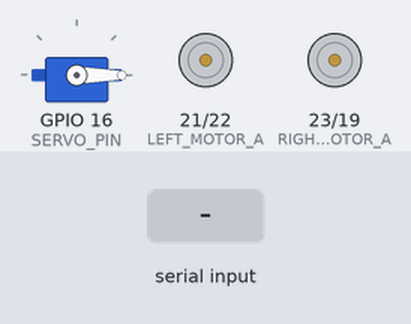
The sketch below on a simulated ESP32. On the bench: servo, motor-driver pin pairs drawn as motors (green arrow = first pin HIGH = forward, orange = second pin HIGH = backward, longer = more drive). The inputs (shaded band) are chosen by the test bench. Nothing arrives over Bluetooth unless stated.

Above: at 1.2 s.
1.3 s: "F" received over the second serial link
At 1.6 s:
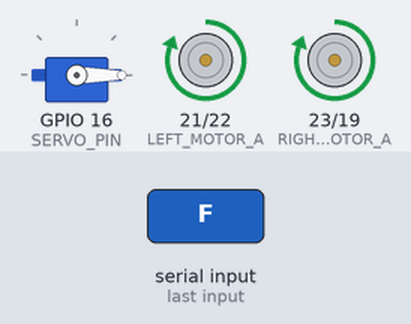
2.8 s: "B" received over the second serial link
At 3.9 s:
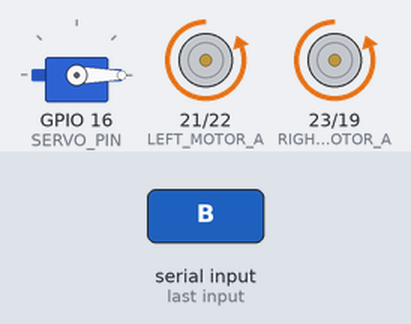
4.3 s: "L" received over the second serial link
At 5.1 s:
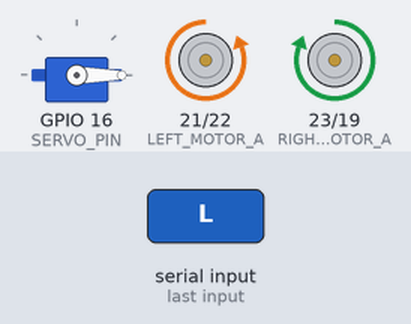
5.8 s: "R" received over the second serial link
At 6.2 s:
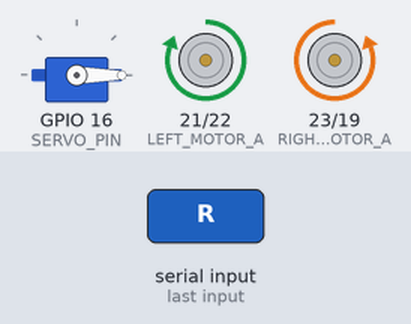
7.3 s: "K" received over the second serial link
At 7.55 s:
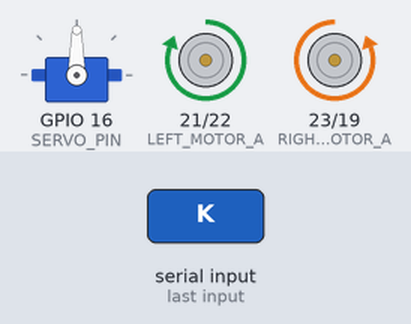
9.3 s: "S" received over the second serial link
At 10.1 s:
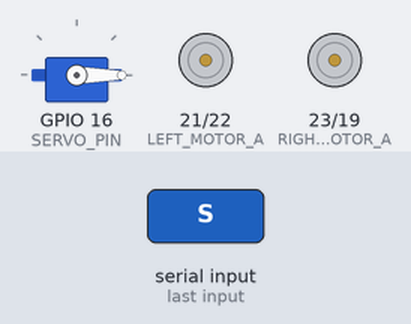
Timing chart, 0 to 11.8 s (numbered marks = the images above; inputs shaded):
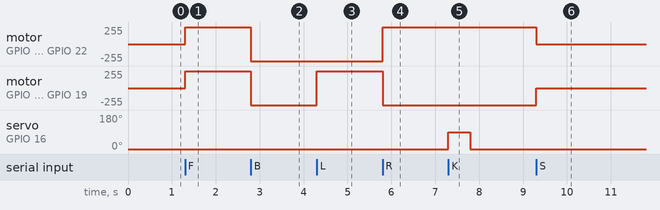

The sketch:

Parcel_delivery_car.ino
```cpp
#include <Servo.h>
#include <BluetoothSerial.h>

BluetoothSerial SerialBT;

#define LEFT_MOTOR_A 21
#define LEFT_MOTOR_B 22
#define RIGHT_MOTOR_A 23
#define RIGHT_MOTOR_B 19
#define SERVO_PIN 16

Servo kicker;

void setup() {
  Serial.begin(115200);
  SerialBT.begin("SnackCart"); // Bluetooth device name

  // Motor pins
  pinMode(LEFT_MOTOR_A, OUTPUT);
  pinMode(LEFT_MOTOR_B, OUTPUT);
  pinMode(RIGHT_MOTOR_A, OUTPUT);
  pinMode(RIGHT_MOTOR_B, OUTPUT);

  // Servo setup
  kicker.attach(SERVO_PIN);
  kicker.write(0); // Initial position
}

void loop() {
  if (SerialBT.available()) {
    char cmd = SerialBT.read();
    switch (cmd) {
      case 'F': forward(); break;
      case 'B': backward(); break;
      case 'L': left(); break;
      case 'R': right(); break;
      case 'S': stopMotors(); break;
      case 'K': kickSnack(); break;
    }
  }
}

void forward() {
  digitalWrite(LEFT_MOTOR_A, HIGH);
  digitalWrite(LEFT_MOTOR_B, LOW);
  digitalWrite(RIGHT_MOTOR_A, HIGH);
  digitalWrite(RIGHT_MOTOR_B, LOW);
}

void backward() {
  digitalWrite(LEFT_MOTOR_A, LOW);
  digitalWrite(LEFT_MOTOR_B, HIGH);
  digitalWrite(RIGHT_MOTOR_A, LOW);
  digitalWrite(RIGHT_MOTOR_B, HIGH);
}

void left() {
  digitalWrite(LEFT_MOTOR_A, LOW);
  digitalWrite(LEFT_MOTOR_B, HIGH);
  digitalWrite(RIGHT_MOTOR_A, HIGH);
  digitalWrite(RIGHT_MOTOR_B, LOW);
}

void right() {
  digitalWrite(LEFT_MOTOR_A, HIGH);
  digitalWrite(LEFT_MOTOR_B, LOW);
  digitalWrite(RIGHT_MOTOR_A, LOW);
  digitalWrite(RIGHT_MOTOR_B, HIGH);
}

void stopMotors() {
  digitalWrite(LEFT_MOTOR_A, LOW);
  digitalWrite(LEFT_MOTOR_B, LOW);
  digitalWrite(RIGHT_MOTOR_A, LOW);
  digitalWrite(RIGHT_MOTOR_B, LOW);
}

void kickSnack() {
  kicker.write(90);   // Rotate servo to “kick”
  delay(500);         // Hold position
  kicker.write(0);    // Return servo
}
```

Measured:
- after the input at 1.3 s, motor on GPIO 21 (LEFT_MOTOR_A) / GPIO 22 (LEFT_MOTOR_B), motor on GPIO 23 (RIGHT_MOTOR_A) / GPIO 19 (RIGHT_MOTOR_B): stopped → forward 255/255 at once
- after the input at 2.8 s, motor on GPIO 21 (LEFT_MOTOR_A) / GPIO 22 (LEFT_MOTOR_B), motor on GPIO 23 (RIGHT_MOTOR_A) / GPIO 19 (RIGHT_MOTOR_B): forward 255/255 → backward 255/255 at once
- after the input at 4.3 s, motor on GPIO 23 (RIGHT_MOTOR_A) / GPIO 19 (RIGHT_MOTOR_B): backward 255/255 → forward 255/255 at once
- after the input at 5.8 s, motor on GPIO 21 (LEFT_MOTOR_A) / GPIO 22 (LEFT_MOTOR_B): backward 255/255 → forward 255/255 at once; motor on GPIO 23 (RIGHT_MOTOR_A) / GPIO 19 (RIGHT_MOTOR_B): forward 255/255 → backward 255/255 at once
- after the input at 7.3 s, servo on GPIO 16 (SERVO_PIN): 0° → 90° at once, → 0° 0.50 s later
- after the input at 9.3 s, motor on GPIO 21 (LEFT_MOTOR_A) / GPIO 22 (LEFT_MOTOR_B): forward 255/255 → stopped at once; motor on GPIO 23 (RIGHT_MOTOR_A) / GPIO 19 (RIGHT_MOTOR_B): backward 255/255 → stopped at once
